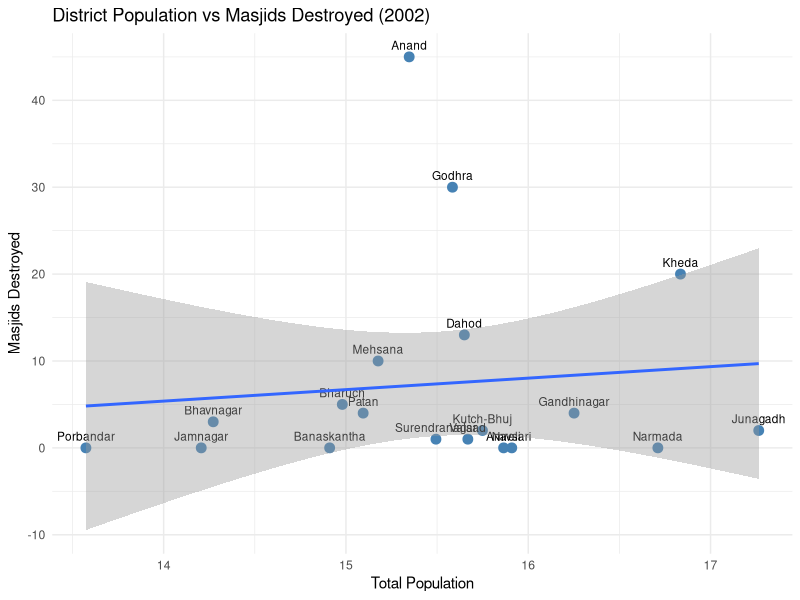
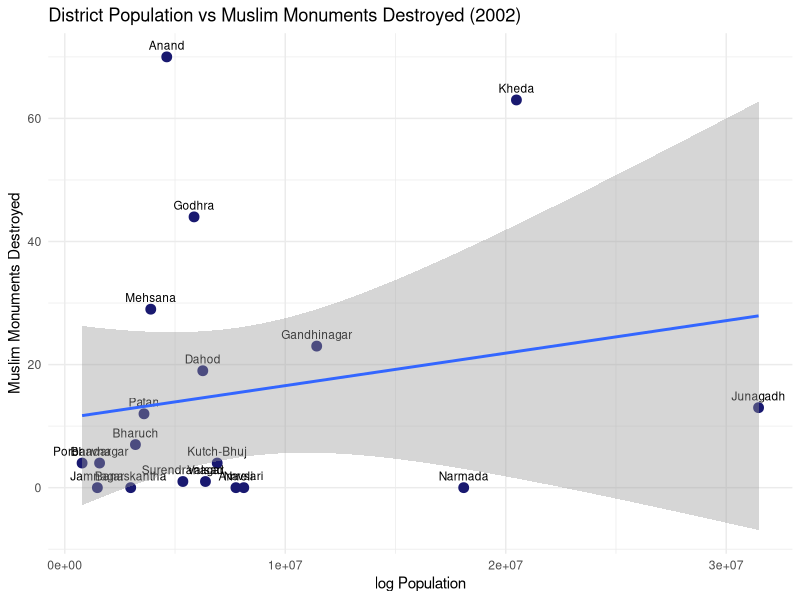
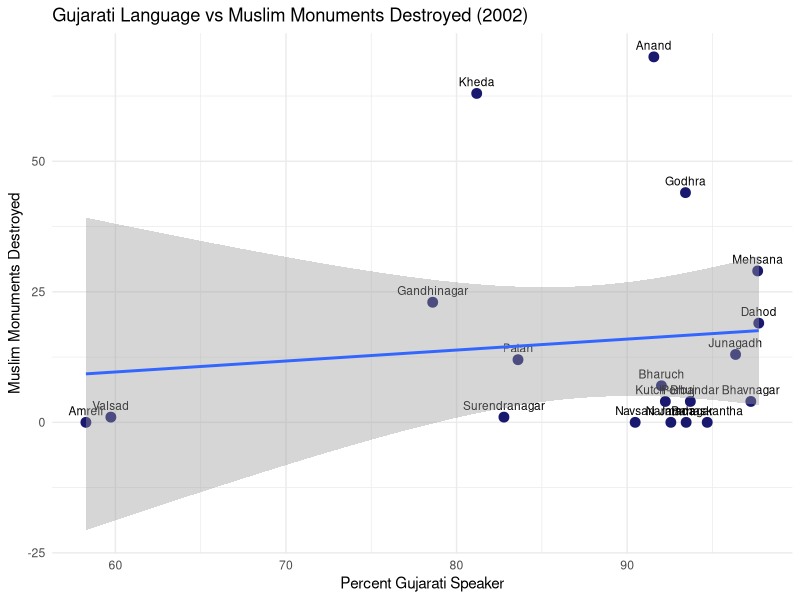
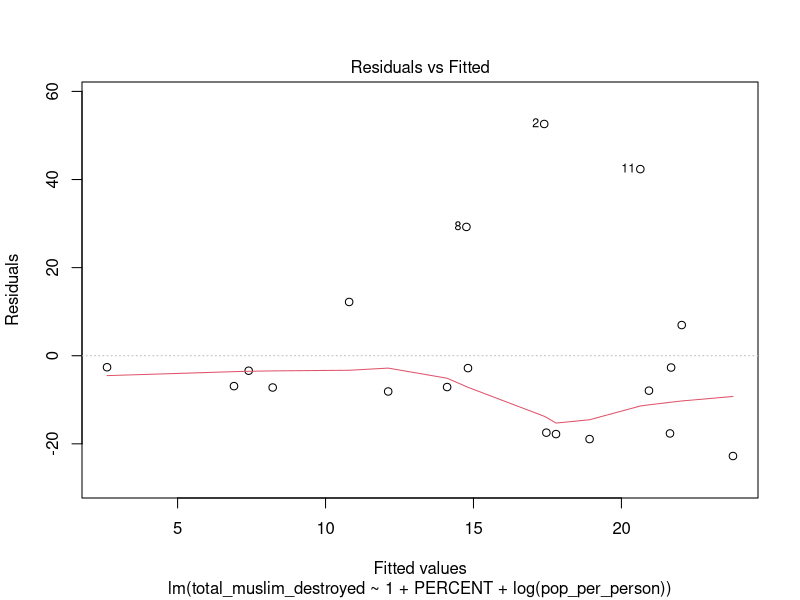
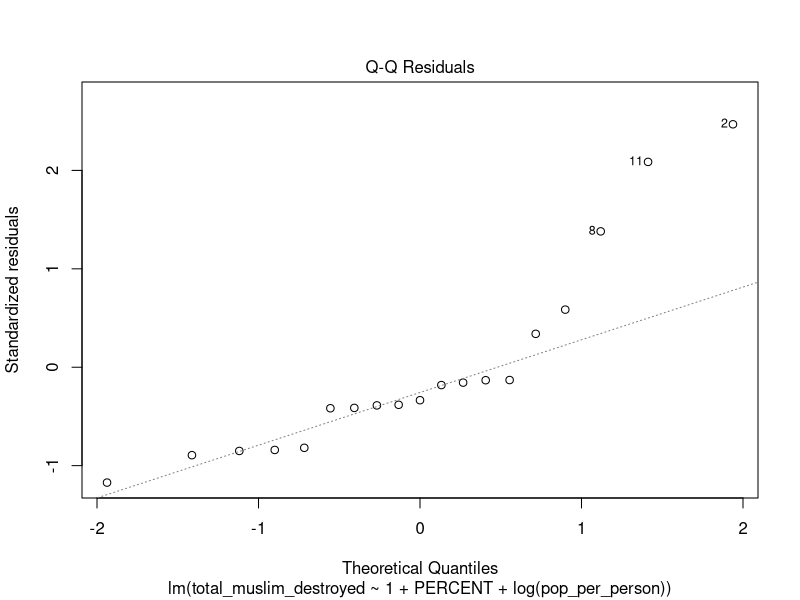

Write R code to recreate these figures, in order.
## ---- chunk 1
knitr::opts_chunk$set(echo = FALSE)
library(tidyr)
library(readxl)
library(dplyr)
library(ggplot2)
## ---- chunk 2
language <- read_excel("language_mother_tounge_city.xls")
language<- language %>% select(-...9, -...10, -...12, -...13, -...15, -...16)
language <- language[-1, ]
colnames(language) <- language[1, ]
language <- language[-1, ]
language <- language %>% drop_na() %>%
  filter(grepl("000$", MOTHER)) %>%
  group_by(TOWN) %>%
  mutate(TOTAL = as.numeric(TOTAL),
    PERCENT = round(TOTAL/sum(TOTAL) * 100, 5))
View(language)

lang_dist <- unique(language$`AREA NAME`)
## ---- chunk 3
towns <- read_excel("town_directory.xls")
towns <- towns %>% select(DIST_CODE, THSIL_CODE, TOWN_CODE, TOWN_NAME, CLASS, C_STATUS, AREA, POP_2001, DENSITY) %>% rename(TOWN = TOWN_CODE) %>%
  drop_na() %>%
  mutate(AREA = as.numeric(AREA),
         POP_2001 = as.numeric(POP_2001),
         DENSITY = as.numeric(DENSITY))
View(towns)

## ---- chunk 4


# Re-read skipping the messy multi-row headers
raw <- read_excel("religion_town.xls", col_names = FALSE, skip = 4)

# ── 2. Assign clean column names ─────────────────────────────────────────────
col_names <- c(
  "table_name", "state_code", "dist_code", "tehsil_code", "town_code", "area_name",
  "total_rural_urban",
  "total_persons", "total_males", "total_females",
  "hindu_persons", "hindu_males", "hindu_females",
  "muslim_persons", "muslim_males", "muslim_females",
  "christian_persons", "christian_males", "christian_females",
  "sikh_persons", "sikh_males", "sikh_females",
  "buddhist_persons", "buddhist_males", "buddhist_females",
  "jain_persons", "jain_males", "jain_females",
  "other_religion_persons", "other_religion_males", "other_religion_females",
  "religion_not_stated_persons", "religion_not_stated_males", "religion_not_stated_females"
)
colnames(raw) <- col_names

# ── 3. Clean: remove NA rows, number rows, Gujarat state-level rows ───────────
religion_clean <- raw %>%
  # Remove rows where area_name is NA or blank
  filter(!is.na(area_name), area_name != "") %>%
  # Remove leftover header rows (the column-number row)
  filter(!total_persons %in% c("1", "Persons")) %>%
  # Convert codes to numeric so filtering works correctly
  mutate(
    dist_code   = as.numeric(dist_code),
    state_code  = as.numeric(state_code),
    tehsil_code = as.numeric(tehsil_code),
    town_code   = as.numeric(town_code)
  ) %>%
  # Remove Gujarat state-level rows (dist_code == 0)
  filter(dist_code != 0 & town_code != 0) %>%
  # Convert all population columns to numeric
  mutate(across(total_persons:religion_not_stated_females, as.numeric))

# ── 4. Preview ────────────────────────────────────────────────────────────────
View(religion_clean)
glimpse(religion_clean)
## ---- chunk 5
religion_clean <- religion_clean %>%
  mutate(town_code = as.numeric(town_code))

language <- language %>%
  mutate(TOWN = as.numeric(TOWN))

town_dir <- towns %>%
  mutate(TOWN = as.numeric(TOWN))

# ── Join all three dataframes ─────────────────────────────────────────────────
combined <- religion_clean %>%
  inner_join(language, by = c("town_code" = "TOWN")) %>%
  inner_join(town_dir,  by = c("town_code" = "TOWN"))

# ── Preview ───────────────────────────────────────────────────────────────────
glimpse(combined)
View(combined)
## ---- chunk 6
clean_combine <- combined %>% select(table_name, area_name, town_code, state_code, dist_code, total_persons, hindu_persons, muslim_persons, christian_persons, sikh_persons, jain_persons, buddhist_persons, jain_persons, other_religion_persons, `MOTHER TONGUE`, PERCENT, AREA) %>%
  group_by(town_code) %>%
  mutate(pop_per_person = total_persons / AREA) %>%
  drop_na()

View(clean_combine)
## ---- chunk 7
riots <- read.csv("communal_riots_table.csv") %>%
  mutate(across(everything(), ~replace_na(., 0))) %>% 
  mutate(dist_code = case_when(
    District == "A'bad City"       ~ 7.1,
    District == "A'bad Rural"      ~ 7.2,
    District == "Vadodara City"    ~ 19.1,
    District == "Vadodara Rural"   ~ 19.2,
    District == "Westpol Vadodara" ~ 19.3,
    District == "Surat City"       ~ 18.1,
    District == "Surat Rural"      ~ 18.2,
    District == "Rajkot City"      ~ 22.1,
    District == "Rajkot Rural"     ~ 22.2,
    District == "Anand"            ~ 2,
    District == "Godhra"           ~ 16,
    District == "Sabarkantha"      ~ 23,
    District == "Kheda"            ~ 10,
    District == "Mehsana"          ~ 13,
    District == "Banaskantha"      ~ 4,
    District == "Bharuch"          ~ 5,
    District == "Gandhinagar"      ~ 6,
    District == "Amreli"           ~ 1,
    District == "Junagadh"         ~ 9,
    District == "Dahod"            ~ 8,
    District == "Narmada"          ~ 14,
    District == "Patan"            ~ 17,
    District == "Ahwa-Dang"        ~ 26,
    District == "Jamnagar"         ~ 11,
    District == "Navsari"          ~ 15,
    District == "Porbandar"        ~ 20,
    District == "Valsad"           ~ 25,
    District == "Surendranagar"    ~ 24,
    District == "Bhavnagar"        ~ 3,
    District == "Kutch-Bhuj"       ~ 12,
    TRUE ~ NA_real_
  )) %>%
  filter(Sr_No != "Total") %>%
  group_by(dist_code, District) %>%
  summarise(
    Dargah       = sum(Dargah,       na.rm = TRUE),
    Masjid       = sum(Masjid,       na.rm = TRUE),
    Temple       = sum(Temple,       na.rm = TRUE),
    Church       = sum(Church,       na.rm = TRUE),
    Total        = sum(Total,        na.rm = TRUE),
    Madresa      = sum(Madresa,      na.rm = TRUE),
    Repaired     = sum(Repaired,     na.rm = TRUE),
    Not_Repaired = sum(Not_Repaired, na.rm = TRUE),
    .groups = "drop"
  )

View(riots)
## ---- chunk 8
final <- clean_combine %>%
  inner_join(riots, by = "dist_code") %>%
  mutate(total_muslim_destroyed = Dargah + Masjid)
  

View(final)
## ---- chunk 9
final %>%
  group_by(District, dist_code) %>%
  summarise(
    total_persons = sum(total_persons, na.rm = TRUE),
    Masjid        = first(Masjid),
    .groups = "drop"
  ) %>%
  ggplot(aes(x = log(total_persons), y = Masjid, label = District)) +
  geom_point(color = "steelblue", size = 3) +
  geom_text(vjust = -0.8, size = 3) +
  labs(
    title = "District Population vs Masjids Destroyed (2002)",
    x     = "Total Population",
    y     = "Masjids Destroyed"
  ) +
  theme_minimal() +
  geom_smooth(method = "lm")
## ---- chunk 10
final %>%
  group_by(District, dist_code) %>%
  summarise(
    total_persons = sum(total_persons, na.rm = TRUE),
    total_muslim_destroyed       = first(total_muslim_destroyed),
    .groups = "drop"
  ) %>%
  ggplot(aes(x = total_persons, y = total_muslim_destroyed, label = District)) +
  geom_point(color = "midnightblue", size = 3) +
  geom_text(vjust = -0.8, size = 3) +
  labs(
    title = "District Population vs Muslim Monuments Destroyed (2002)",
    x     = "log Population",
    y     = "Muslim Monuments Destroyed"
  ) +
  theme_minimal() +
  geom_smooth(method = "lm")
  
## ---- chunk 11
final_lm <- final %>% 
  filter(`MOTHER TONGUE` == "5 GUJARATI") %>% 
  group_by(District, dist_code) %>%
  summarize(
    PERCENT = mean(PERCENT, na.rm = TRUE),
    total_muslim_destroyed = mean(total_muslim_destroyed, na.rm = TRUE),
    pop_per_person = mean(pop_per_person, na.rm = TRUE),
  )

final_lm %>%
  ggplot(aes(x = PERCENT, y = total_muslim_destroyed, label = District)) +
  geom_point(color = "midnightblue", size = 3) +
  geom_text(vjust = -0.8, size = 3) +
  labs(
    title = "Gujarati Language vs Muslim Monuments Destroyed (2002)",
    x = "Percent Gujarati Speaker",
    y = "Muslim Monuments Destroyed"
  ) +
  theme_minimal() +
  geom_smooth(method = "lm")
## ---- chunk 12
regression_1 <- lm(total_muslim_destroyed~1+PERCENT+log(pop_per_person), data = final_lm)

summary(regression_1)
plot(regression_1, which = 1:2)
